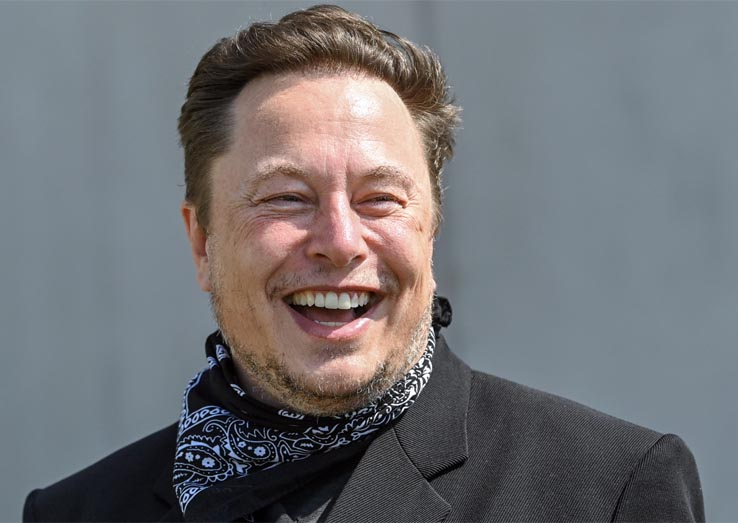
#> input picture opCv05/musk.jpg, 738 x 523 px
$ python feladat_pozsgai_barnabas.py
#> lines starting #> are read from the running program, lines starting #| are printed output that depends on the picture
import cv2

def onTrackbarChange(pos):
	global img, substraced

	weight = pos / 100.0
	print(weight)
	weighted = cv2.addWeighted(img, weight, substraced, 1 - weight, 0)
	cv2.imshow("Weighted", weighted)

img = cv2.imread("musk.jpg", cv2.IMREAD_GRAYSCALE)
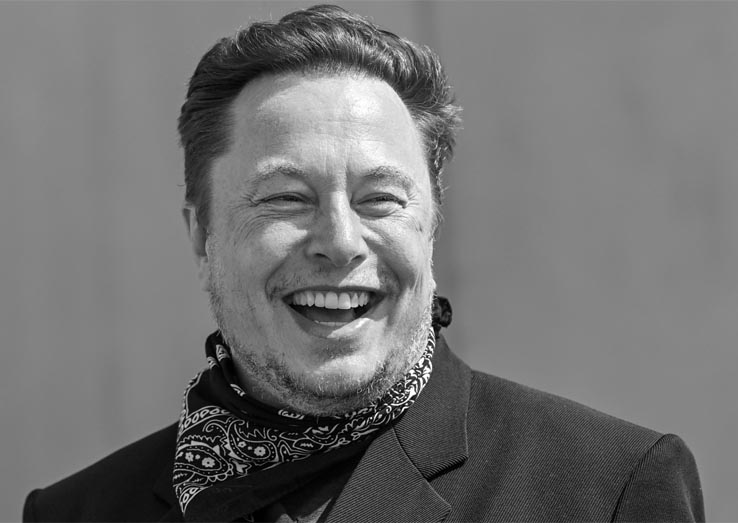
#> img: shape (523, 738); min 0, max 255, mean 113.7
cv2.imshow("Original", img)

blured = cv2.GaussianBlur(img, (5, 5), 0)
cv2.imshow("Gauss blured", blured)

substraced = cv2.multiply(img, 0.25) + cv2.multiply(blured, 0.75)
cv2.imshow("Substraced", substraced)

weighted = cv2.multiply(img, 0.25) + cv2.multiply(substraced, 0.75)
cv2.imshow("Weighted", weighted)

cv2.createTrackbar('Weight', 'Weighted', 50, 100, onTrackbarChange)
onTrackbarChange(0)

cv2.waitKey(0)
cv2.destroyAllWindows()
